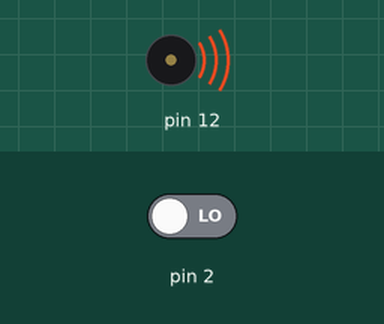
Recording of a sketch running on a simulated Arduino Uno, built with avr-gcc and run on an emulated ATmega328P. Parts: buzzer (waves = sounding). The test bench sets the inputs (shaded band); at power-on: pin 2 LOW.

Above: at 0.1 s.
Timing chart, 0 to 1.6 s (numbered marks = the images above):
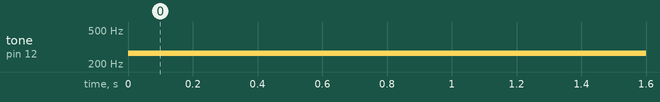

Measured:
- by itself, tone on pin 12: silent → 267 Hz at 0.00 s

The sketch:

Piano_Arduino.ino
```cpp
#define DO 267
#define RE 294
#define MI 335
#define FA 349
#define SOL 392
#define LA 430
#define SI 500
#define C 525
#define D 590

int notas[9] = {DO,RE,MI,FA,SOL,LA,SI, C, D};

void setup() {

for (int i=2; i<9; i++)  {
pinMode(i, INPUT);

}

}

void loop() {


for (int i=2; i<11; i++)

{

while (!digitalRead(i))
{
tone (12, notas [i-2]);

}

noTone (12);
}

}
```
